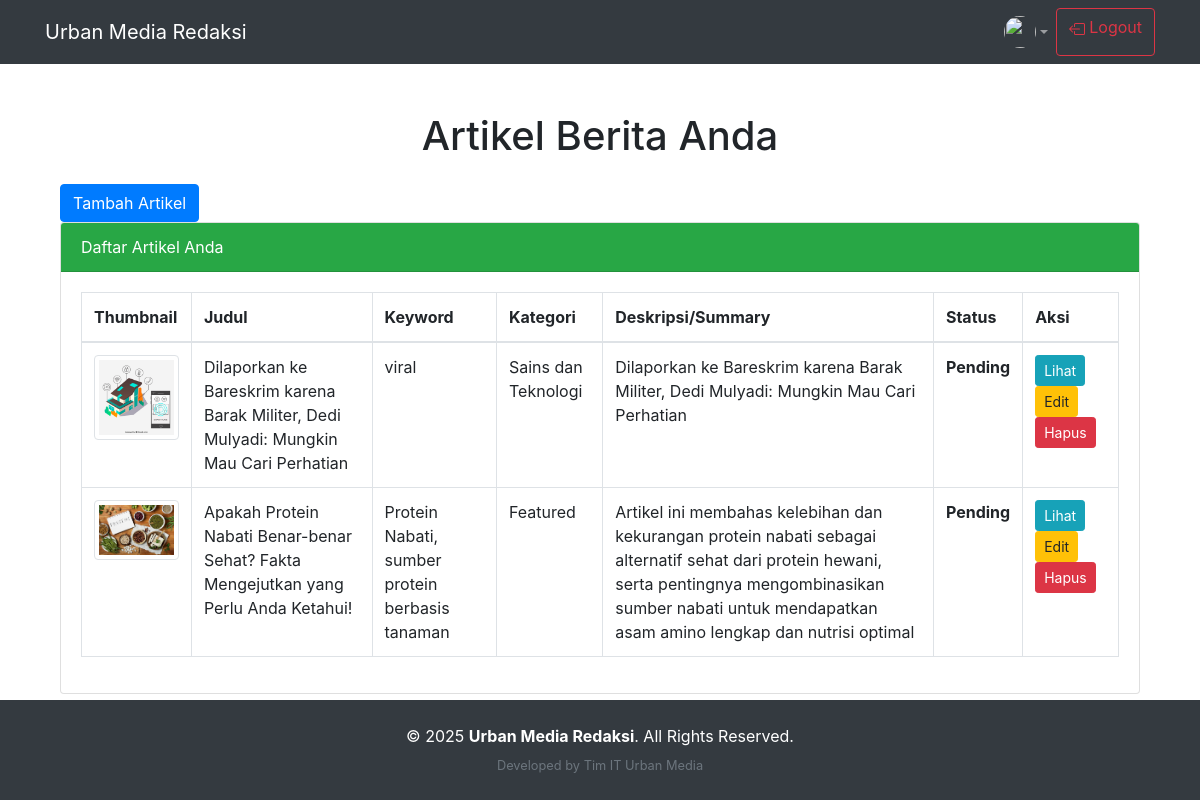
The page /author/author_articles.php (signed in) on the database as committed earlier.
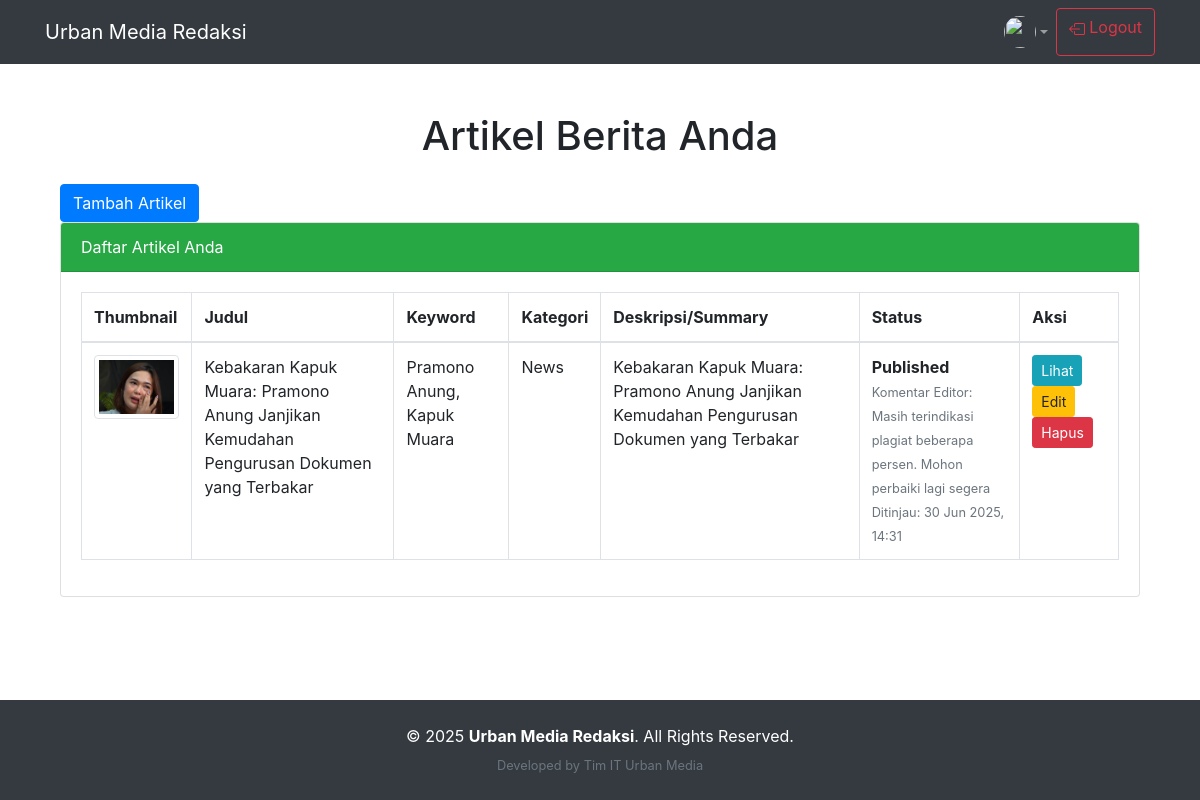
The same page on the database as committed later.
### tables this page shows
CREATE TABLE `articles` (
  `id` int NOT NULL,
  `title` varchar(255) NOT NULL,
  `thumbnail` varchar(255) DEFAULT NULL,
  `caption_thumbnail` varchar(255) DEFAULT NULL,
  `summary` text,
  `category_id` int NOT NULL,
  `keywords` varchar(255) DEFAULT NULL,
  `author_id` int NOT NULL,
  `editor_id` int DEFAULT NULL,
  `content` text NOT NULL,
  `source_article` varchar(255) DEFAULT NULL,
  `source_thumbnail` varchar(255) DEFAULT NULL,
  `tags` varchar(255) DEFAULT NULL,
  `status` enum('Published','Rejected','Revised','Pending') DEFAULT 'Pending',
  `created_at` datetime DEFAULT CURRENT_TIMESTAMP,
  `editor_comment` text,
  `reviewed_at` datetime DEFAULT NULL,
  `published_at` datetime DEFAULT NULL
);

CREATE TABLE `categories` (
  `id` int NOT NULL,
  `name` varchar(100) NOT NULL,
  `icon` varchar(255) DEFAULT NULL
);

### author/author_articles.php (the view, shortened to what this page needs)
<?php
include '../includes/header.php';
include '../includes/db_connect.php';
?>
<div class="container mt-5">
    <link rel="stylesheet" href="../css/bootstrap.min.css">
    <h1 class="text-center mb-4">Artikel Berita Anda</h1>
    <button type="button" class="btn btn-primary" data-bs-toggle="modal" data-bs-target="#modalTambahArtikel">
        Tambah Artikel
    </button>
    <div class="card">
        <div class="card-header bg-success text-white">Daftar Artikel Anda</div>
        <div class="card-body">
            <table class="table table-bordered table-hover">
                <thead>
                    <tr>
                        <th>Thumbnail</th>
                        <th>Judul</th>
                        <th>Keyword</th>
                        <th>Kategori</th>
                        <th>Deskripsi/Summary</th>
                        <th>Status</th>
                        <th>Aksi</th>
                    </tr>
                </thead>
                <tbody>
                    <?php
                    $query = "SELECT a.*, c.name AS category_name
                              FROM articles a
                              JOIN categories c ON a.category_id = c.id
                              WHERE a.author_id = ?
                              ORDER BY a.created_at DESC";
                    $stmt = $conn->prepare($query);
                    $stmt->bind_param('i', $_SESSION['user_id']);
                    $stmt->execute();
                    $result = $stmt->get_result();
                    while ($row = $result->fetch_assoc()):
                    ?>
                        <tr>
                            <td>
                                <?php
                                echo '<img src="../uploads/' . htmlspecialchars($row['thumbnail'] ?? 'default.jpg') . '"
                                        alt="Thumbnail"
                                        class="img-thumbnail"
                                        width="100"
                                        onerror="this.onerror=null;this.src=\'../uploads/default.jpg\';">';
                                ?>
                            </td>
                            <td><?php echo htmlspecialchars($row['title']); ?></td>
                            <td><?php echo htmlspecialchars($row['keywords']); ?></td>
                            <td><?php echo htmlspecialchars($row['category_name']); ?></td>
                            <td><?php echo htmlspecialchars($row['summary']); ?></td>
                            <td>
                                <strong><?php echo ucfirst($row['status']); ?></strong><br>
                                <?php if (!empty($row['editor_comment'])): ?>
                                    <small class="text-muted">Komentar Editor: <?= htmlspecialchars($row['editor_comment']) ?></small><br>
                                    <small class="text-muted">Ditinjau: <?= date('d M Y, H:i', strtotime($row['reviewed_at'])) ?></small>
                                <?php endif; ?>
                            </td>
                            <td>
                                <a href="author_view_article.php?id=<?php echo $row['id']; ?>" class="btn btn-info btn-sm">Lihat</a>
                                <a href="author_edit_article.php?id=<?php echo $row['id']; ?>" class="btn btn-warning btn-sm">Edit</a>
                                <a href="author_articles.php?delete=<?php echo $row['id']; ?>" class="btn btn-danger btn-sm" onclick="return confirm('Hapus artikel ini?')">Hapus</a>
                            </td>
                        </tr>
                    <?php endwhile; ?>
                </tbody>
            </table>
        </div>
    </div>
</div>
<?php
include '../includes/footer.php';
?>

### includes/header.php (shortened to what this page needs)
<!DOCTYPE html>
<html lang="en">
<head>
    <link rel="stylesheet" href="css/bootstrap.min.css">
    <link rel="stylesheet" href="https://cdn.jsdelivr.net/npm/bootstrap-icons@1.10.5/font/bootstrap-icons.css">
</head>
<body class="d-flex flex-column min-vh-100">
    <nav class="navbar navbar-expand-lg navbar-dark bg-dark">
        <div class="container">
            <a class="navbar-brand" href="../index.php">Urban Media Redaksi</a>
            <div class="collapse navbar-collapse" id="navbarNav">
                <ul class="navbar-nav ml-auto">
                    <?php if (isset($_SESSION['user_role'])): ?>
                        <?php if ($_SESSION['user_role'] === 'admin'): ?>
                            <li class="nav-item"><a class="nav-link" href="admin_editors.php">Editors</a></li>
                            <li class="nav-item"><a class="nav-link" href="admin_authors.php">Authors</a></li>
                            <li class="nav-item"><a class="nav-link" href="admin_categories.php">Categories</a></li>
                            <li class="nav-item"><a class="nav-link" href="admin_articles.php">Articles</a></li>
                        <?php elseif ($_SESSION['user_role'] === 'author'): ?>
                            <?php
                            include_once 'db_connect.php';
                            $author_id = $_SESSION['user_id'];
                            $result = $conn->query("SELECT avatar FROM authors WHERE id = $author_id");
                            $author = $result->fetch_assoc();
                            $avatar = $author['avatar'] ? '../uploads/' . $author['avatar'] : 'https://cdn-icons-png.flaticon.com/512/149/149071.png';
                            ?>
                            <li class="nav-item dropdown ms-auto">
                                <a class="nav-link dropdown-toggle d-flex align-items-center" href="#" id="authorDropdown"
                                    role="button" data-bs-toggle="dropdown" aria-expanded="false">
                                    <img src="<?= $avatar ?>" class="rounded-circle me-1" width="32" height="32"
                                        style="object-fit: cover;">
                                </a>
                            </li>
                        <?php endif; ?>
                        <a href="../logout.php" class="btn btn-outline-danger">
                            Logout
                        </a>
                    <?php else: ?>
                        <li class="nav-item"><a class="nav-link" href="login.php">Login</a></li>
                    <?php endif; ?>
                </ul>
            </div>
        </div>
    </nav>
    <main class="flex-fill">
        <div class="container mt-4">

### includes/footer.php (shortened to what this page needs)
</main>
<footer class="bg-dark text-white text-center py-4 mt-auto">
    <div class="container">
        <p class="mb-1">&copy; <?= date("Y"); ?> <strong>Urban Media Redaksi</strong>. All Rights Reserved.</p>
        <small class="text-muted">Developed by Tim IT Urban Media</small>
    </div>
</footer>
</body>
</html>

Rows that differ between the two databases and show on the page:
removed articles: thumbnail (picture), title "Dilaporkan ke Bareskrim karena Barak Militer, Dedi Mulyadi: Mungkin Mau Cari Perhatian", keywords "viral", category.name "Sains dan Teknologi", summary "Dilaporkan ke Bareskrim karena Barak Militer, Dedi Mulyadi: Mungkin Mau Cari Perhatian", status "Pending"
removed articles: thumbnail (picture), title "Apakah Protein Nabati Benar-benar Sehat? Fakta Mengejutkan yang Perlu Anda Ketahui!", keywords "Protein Nabati, sumber protein berbasis tanaman", category.name "Featured", summary "Artikel ini membahas kelebihan dan kekurangan protein nabati sebagai alternatif sehat dari protein hewani, serta pentingnya mengombinasikan sumber nabati untuk mendapatkan asam amino lengkap dan nutrisi optimal", status "Pending"
added articles: thumbnail (picture), title "Kebakaran Kapuk Muara: Pramono Anung Janjikan Kemudahan Pengurusan Dokumen yang Terbakar", keywords "Pramono Anung, Kapuk Muara", category.name "News", summary "Kebakaran Kapuk Muara: Pramono Anung Janjikan Kemudahan Pengurusan Dokumen yang Terbakar", status "Published", editor_comment "Masih terindikasi plagiat beberapa persen. Mohon perbaiki lagi segera", reviewed_at "30 Jun 2025, 14:31"
